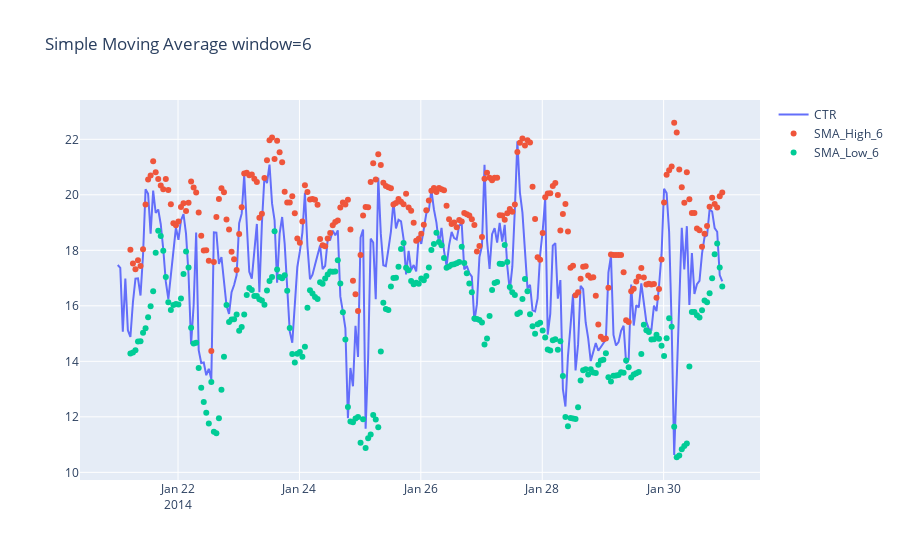

This figure's notebook cell:
### Code cell
# window = 6
dfc_sma_6 = dfc[['CTR', 'SMA_High_6', 'SMA_Low_6']]
x_axis = dfc_sma_6.index
y_axis_1 = dfc_sma_6.CTR
y_axis_2 = dfc_sma_6.SMA_High_6
y_axis_3 = dfc_sma_6.SMA_Low_6

# Create traces
fig = go.Figure()
fig.add_trace(go.Scatter(x=x_axis, y=y_axis_1,
                    mode='lines',
                    name='CTR'))
fig.add_trace(go.Scatter(x=x_axis, y=y_axis_2,
                    mode='markers',
                    name='SMA_High_6'))
fig.add_trace(go.Scatter(x=x_axis, y=y_axis_3,
                    mode='markers', name='SMA_Low_6'))

fig.update_layout(title="Simple Moving Average window=6")

fig.show()

### Figure 1 — Plotly figure (JSON) as saved in the notebook; plotly's stock layout.template omitted (floating-point values rounded to 4 significant figures; data arrays with more than 128 entries replaced by an {"elided": "..."} marker saying what was removed)
{"data": [{"mode": "lines", "name": "CTR", "type": "scatter", "x": {"elided": "240 str values"}, "y": {"elided": "240 float values"}}, {"mode": "markers", "name": "SMA_High_6", "type": "scatter", "x": {"elided": "240 str values"}, "y": {"elided": "240 float values"}}, {"mode": "markers", "name": "SMA_Low_6", "type": "scatter", "x": {"elided": "240 str values"}, "y": {"elided": "240 float values"}}], "layout": {"title": {"text": "Simple Moving Average window=6"}}}
